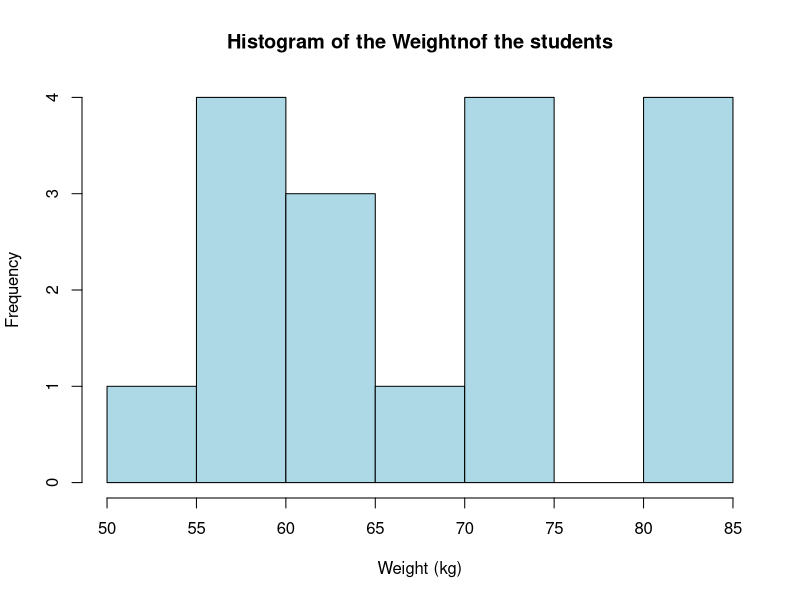
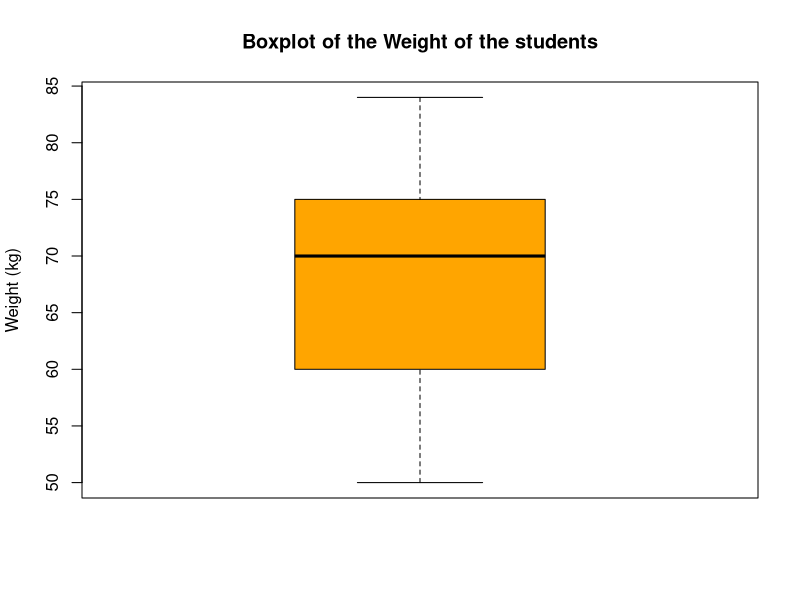
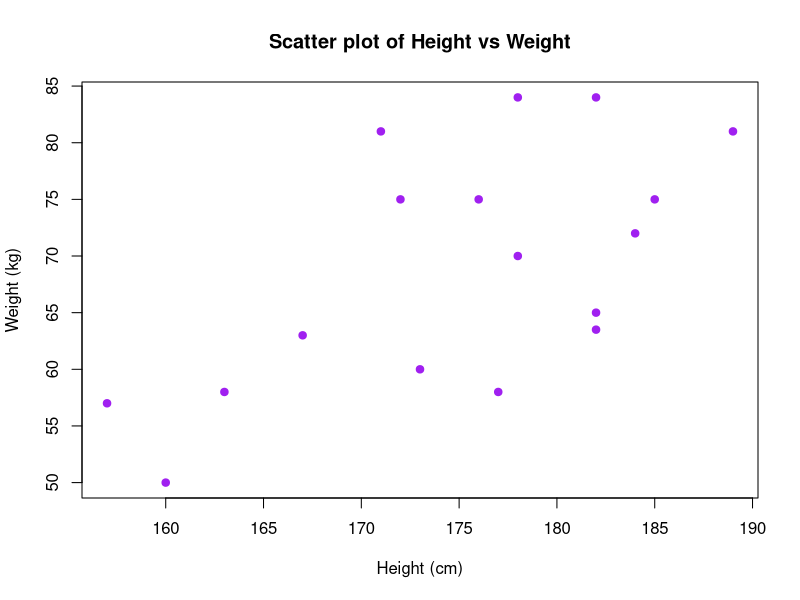
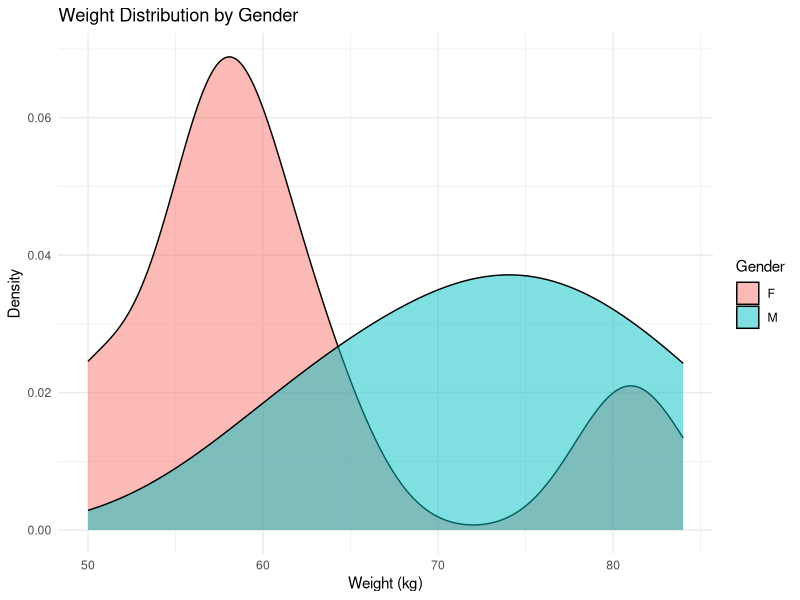

Write the R code that produced these figures, in order.
## ---- chunk 1
ieap2025 <- read.csv("data/IEAP-2025.csv")
head(ieap2025)
## ---- chunk 2
ieap2025 <- read.csv("data/IEAP-2025.csv")
## ---- chunk 3
hist(ieap2025$Weight
     , main = "Histogram of the Weightnof the students"
     , xlab = "Weight (kg)"
     , col = "lightblue"
     , border = "black"
     , breaks = 10
     )
## ---- chunk 4
boxplot(ieap2025$Weight
        , main = "Boxplot of the Weight of the students"
        , ylab = "Weight (kg)"
        , col = "orange"
        , border = "black"
        )
## ---- chunk 5
      plot(ieap2025$Height, ieap2025$Weight
     , main = "Scatter plot of Height vs Weight"
     , xlab = "Height (cm)"
     , ylab = "Weight (kg)"
     , col = "purple"
     , pch = 19)
## ---- chunk 6
# Histogram of the weight distribution by gender
library(ggplot2)

ggplot(ieap2025, aes(x = Weight, fill = Gender)) +
  geom_density(alpha = 0.5, adjust = 1.5) +
  labs(title = "Weight Distribution by Gender",
       x = "Weight (kg)",
       y = "Density") +
  theme_minimal() 
